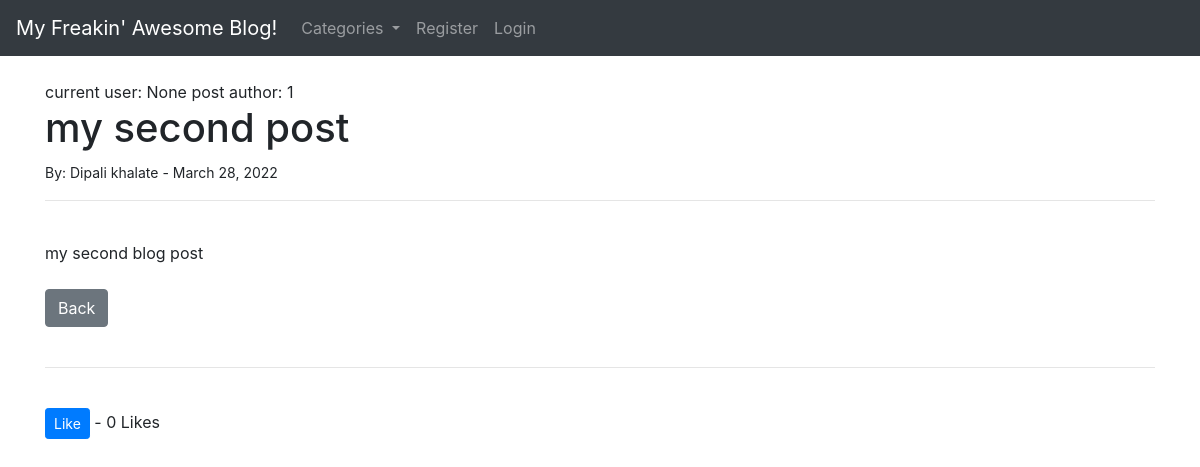
Screenshot of /article/2/ with the database file from the repository.
### apps/models.py (models this page shows, shortened)
class Post(models.Model):
    title = models.CharField(max_length=60)
    header_image = models.ImageField(null=True, blank=True, upload_to="images/")
    title_tag = models.CharField(max_length=60)
    author = models.ForeignKey(User, on_delete=models.CASCADE)
    body = RichTextField(blank=True, null=True)
    post_date = models.DateField(auto_now_add=True)
    category = models.CharField(max_length=60, default='coding')
    snippet = models.CharField(max_length=60)
    likes = models.ManyToManyField(User, related_name='blog_posts')
    def total_likes(self):
        return self.likes.count()

### apps/views.py (the view)
# urls.py: path('article/<int:pk>/', ArticleDetailView.as_view(), name='article-detail'),
class ArticleDetailView(DetailView):
    model = Post
    template_name = 'article_details.html'
    def get_context_data(self,*args, **kwargs):
        cat_menu = Category.objects.all()
        context = super(ArticleDetailView, self).get_context_data()
        stuff = get_object_or_404(Post, id=self.kwargs['pk'])
        total_likes = stuff.total_likes()
        liked = False
        if stuff.likes.filter(id=self.request.user.id).exists():
            liked = True
        context["cat_menu"] = cat_menu
        context["total_likes"] = total_likes
        context["liked"] = liked,
        return context

### apps/models.py (called while the page is built)
    def __str__(self):
             return self.name

### apps/templates/article_details.html (shortened to what this page needs)
{% extends 'base.html' %}
{% block content %}
  current user: {{ user.id }}
  post author: {{ post.author.id }}
    <h1>{{ post.title }} </h1>
    <small>By:
        {{ post.author.first_name }}
        {{ post.author.last_name }} -
        {{ post.post_date }}
            </small><br/>
            <hr>
            <br/>
        {{ post.body|safe }}
        <br><br/>
        <a href="{% url 'home' %}" class="btn btn-secondary">Back</a>
        <br></br>
        <hr>
        <form action="{% url 'like_post' post.pk %}" method="POST">
            {% if liked %}
                <button type="submit", name="post_id",
                 value="{{ post.id }}", class="btn btn-primary btn-sm">Like</button>
            {% else %}
                <button type="submit", name="post_id",
                        value="{{ post.id }}", class="btn btn-danger btn-sm">UnLike</button>
            {% endif %}
            - {{ total_likes }} Likes
        </form>
{% endblock %}

### rows the page displays
Post: author.id "1", title "my second post", author.first_name "Dipali", author.last_name "khalate", post_date "March 28, 2022", body "my second blog post"

### other values shown
{{ user.id }} "None"
{{ total_likes }} "0"
